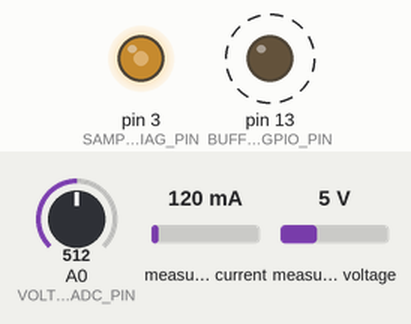
This program was run on a simulated Teensy 4. On the bench: output pins drawn as LEDs (lit = HIGH). Wiring (inferred from the names in the program): INA219 current sensor at I2C address 0x40. Dashed ring = blinking. The test bench sets the inputs (shaded band); at power-on: A0 (VOLTAGE_ADC_PIN) = 512, measured current 120 mA, measured voltage 5 V (analog values on the 0–1023 scale). What the program prints to the serial monitor is not drawn.

Above: at 0.08 s.
Timing chart, 0 to 3.0 s (numbered marks = the images above):
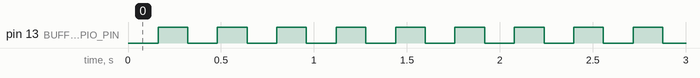

The program:

main.cpp
```cpp
#include <Arduino.h>

#include <Wire.h>

#include "acquisition.h"
#include "ina219.h"

namespace {

constexpr uint8_t BUFFER_READY_GPIO_PIN = LED_BUILTIN;

}  // namespace

void setup() {
	Serial.begin(115200);
	pinMode(BUFFER_READY_GPIO_PIN, OUTPUT);
	digitalWriteFast(BUFFER_READY_GPIO_PIN, LOW);

	Wire.begin();
	Wire.setClock(400000);

	INA219_init();
	acquisition_init();

	if (INA219_is_ready()) {
		Serial.println("INA219 OK");
	} else {
		Serial.println("INA219 FAIL");
	}
}

void loop() {
	if (INA219_is_ready()) {
		g_latest_current_raw = INA219_read_current_raw();
	}

	bool buffer_ready = false;
	noInterrupts();
	if (g_buffer_ready) {
		g_buffer_ready = false;
		buffer_ready = true;
	}
	interrupts();

	if (buffer_ready) {
		digitalToggleFast(BUFFER_READY_GPIO_PIN);
	}
}
```

acquisition.cpp
```cpp
#include "acquisition.h"

volatile bool g_buffer_ready = false;
volatile uint8_t g_active_buffer_idx = 0;
volatile int16_t g_latest_current_raw = 0;
int16_t g_voltage_buf[2][BUFFER_SIZE_SAMPLES] = {};
int16_t g_current_buf[2][BUFFER_SIZE_SAMPLES] = {};
uint32_t g_timestamp_buf[2][BUFFER_SIZE_SAMPLES] = {};

namespace {

IntervalTimer g_sample_timer;
volatile uint16_t g_buffer_write_pos = 0;

}  // namespace

void ISR_sample_tick() {
    const uint8_t buffer_index = g_active_buffer_idx;
    const uint16_t write_pos = g_buffer_write_pos;

    g_voltage_buf[buffer_index][write_pos] = static_cast<int16_t>(analogRead(VOLTAGE_ADC_PIN));
    g_current_buf[buffer_index][write_pos] = g_latest_current_raw;
    g_timestamp_buf[buffer_index][write_pos] = micros();

    const uint16_t next_write_pos = static_cast<uint16_t>(write_pos + 1U);
    if (next_write_pos >= BUFFER_SIZE_SAMPLES) {
        g_buffer_write_pos = 0;
        g_active_buffer_idx = static_cast<uint8_t>(1U - buffer_index);
        g_buffer_ready = true;
        return;
    }

    g_buffer_write_pos = next_write_pos;
}

void acquisition_init() {
    g_buffer_ready = false;
    g_active_buffer_idx = 0;
    g_latest_current_raw = 0;
    g_buffer_write_pos = 0;

    analogReadResolution(12);
    analogReadAveraging(1);
    pinMode(SAMPLE_RATE_DIAG_PIN, OUTPUT);
    analogWriteFrequency(SAMPLE_RATE_DIAG_PIN, SAMPLE_RATE_HZ);
    analogWrite(SAMPLE_RATE_DIAG_PIN, 128);
    g_sample_timer.begin(ISR_sample_tick, SAMPLE_PERIOD_US);
}
```

acquisition.h
```cpp
#pragma once

#include <Arduino.h>
#include <IntervalTimer.h>
#include <stdint.h>

constexpr uint32_t SAMPLE_RATE_HZ = 3200;
constexpr uint32_t SAMPLE_PERIOD_US = 1000000 / SAMPLE_RATE_HZ;
constexpr uint16_t BUFFER_SIZE_SAMPLES = 512;
constexpr uint8_t VOLTAGE_ADC_PIN = A0;
constexpr uint8_t SAMPLE_RATE_DIAG_PIN = 3;  // PWM-capable header pin reserved for 3.2 kHz oscilloscope validation.
constexpr uint8_t SYNC_BYTE = 0xAA;

#pragma pack(push, 1)
struct SampleFrame {
    uint8_t sync;
    uint32_t timestamp_us;
    int16_t voltage_raw;
    int16_t current_raw;
    uint8_t checksum;
};
#pragma pack(pop)

static_assert(sizeof(SampleFrame) == 10, "SampleFrame must be exactly 10 bytes");

extern volatile bool g_buffer_ready;
extern volatile uint8_t g_active_buffer_idx;
extern volatile int16_t g_latest_current_raw;
extern int16_t g_voltage_buf[2][BUFFER_SIZE_SAMPLES];
extern int16_t g_current_buf[2][BUFFER_SIZE_SAMPLES];
extern uint32_t g_timestamp_buf[2][BUFFER_SIZE_SAMPLES];

void ISR_sample_tick();
void acquisition_init();
```

ina219.cpp
```cpp
#include "ina219.h"

#include <Arduino.h>
#include <Wire.h>

namespace {

constexpr uint8_t INA219_ADDR = 0x40;
constexpr uint8_t INA219_REG_CONFIG = 0x00;
constexpr uint8_t INA219_REG_BUS_VOLTAGE = 0x02;
constexpr uint8_t INA219_REG_CURRENT = 0x04;
constexpr uint16_t INA219_CONFIG_FASTEST_AVG_128 = 0x3FFF;
constexpr uint16_t INA219_READY_BIT = 0x0002;

volatile bool g_ina219_ready = false;

bool write_register16(uint8_t reg, uint16_t value) {
    Wire.beginTransmission(INA219_ADDR);
    Wire.write(reg);
    Wire.write(static_cast<uint8_t>((value >> 8) & 0xFF));
    Wire.write(static_cast<uint8_t>(value & 0xFF));
    return Wire.endTransmission() == 0;
}

bool read_register16(uint8_t reg, uint16_t& out_value) {
    Wire.beginTransmission(INA219_ADDR);
    Wire.write(reg);
    if (Wire.endTransmission(false) != 0) {
        return false;
    }

    const uint8_t bytes_read = Wire.requestFrom(static_cast<int>(INA219_ADDR), 2);
    if (bytes_read != 2) {
        return false;
    }

    const uint8_t msb = Wire.read();
    const uint8_t lsb = Wire.read();
    out_value = static_cast<uint16_t>((static_cast<uint16_t>(msb) << 8) | lsb);
    return true;
}

}  // namespace

void INA219_init() {
    uint16_t readback = 0;
    const bool write_ok = write_register16(INA219_REG_CONFIG, INA219_CONFIG_FASTEST_AVG_128);
    const bool read_ok = read_register16(INA219_REG_CONFIG, readback);
    g_ina219_ready = write_ok && read_ok && (readback == INA219_CONFIG_FASTEST_AVG_128);
}

int16_t INA219_read_current_raw() {
    uint16_t raw = 0;
    if (!read_register16(INA219_REG_CURRENT, raw)) {
        return 0;
    }
    return static_cast<int16_t>(raw);
}

bool INA219_is_ready() {
    uint16_t bus_voltage = 0;
    if (!g_ina219_ready || !read_register16(INA219_REG_BUS_VOLTAGE, bus_voltage)) {
        return false;
    }
    return (bus_voltage & INA219_READY_BIT) != 0;
}
```

ina219.h
```cpp
#pragma once

#include <stdint.h>

void INA219_init();
int16_t INA219_read_current_raw();
bool INA219_is_ready();
```

Measured:
- by itself, pin 13 (BUFFER_READY_GPIO_PIN): alternates HIGH for 0.16 s and LOW for 0.16 s
